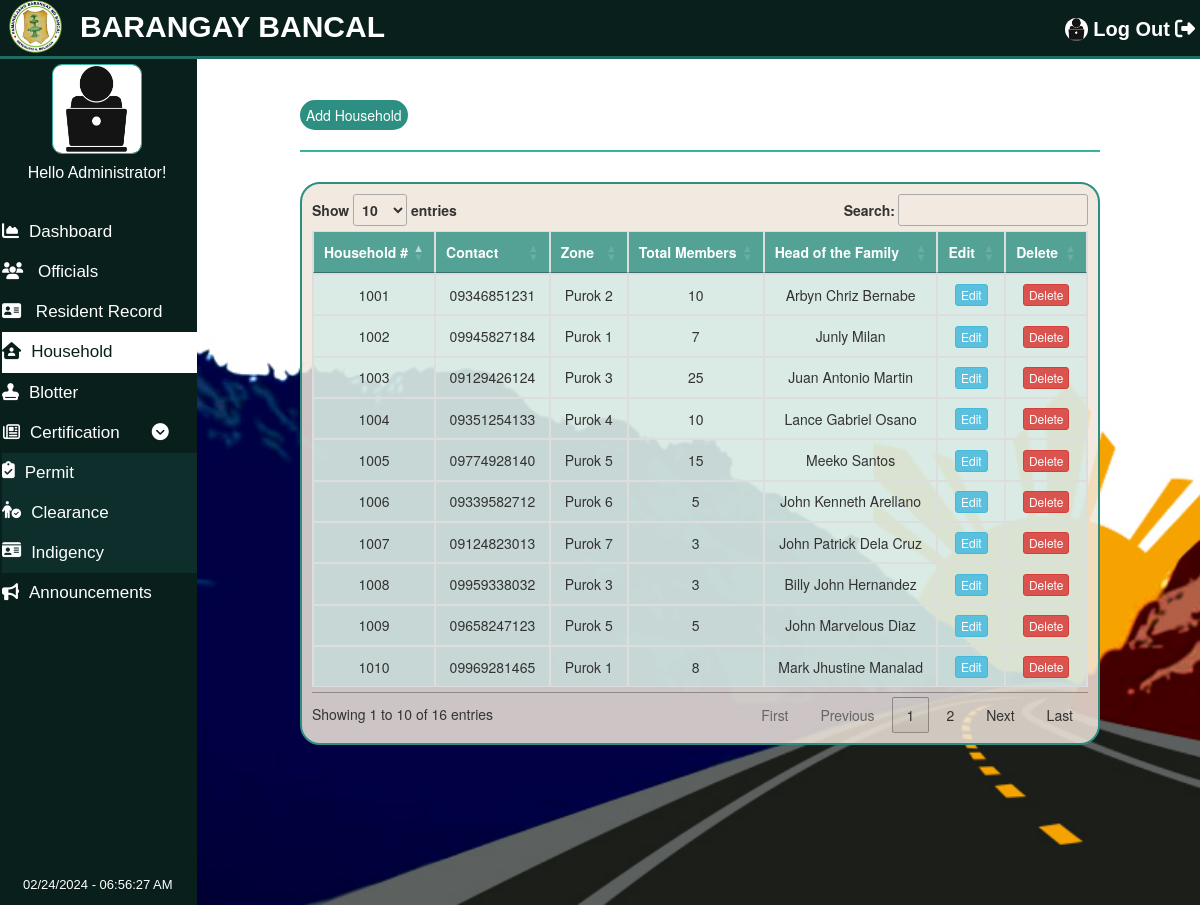
/pages/Household/Household.php (signed in), run on the app's committed database.
### tables this page shows
CREATE TABLE `tblhouseholds` (
  `id` int(11) NOT NULL,
  `household` int(100) NOT NULL,
  `contact` varchar(100) NOT NULL,
  `zone` varchar(100) NOT NULL,
  `totalm` int(100) NOT NULL,
  `head` varchar(100) NOT NULL
);

### pages/Household/Household.php (the view, shortened to what this page needs)
<?php
include "config.php";
if(empty($_SESSION['adminid']))
{
    header('Location:../LoginPage/LoginPage.php');
}
else
{
?>
<!DOCTYPE html>
<html lang="en">
<head>
    <link rel="stylesheet" href="../../css/Household.css">
    <link rel="stylesheet" href="https://cdnjs.cloudflare.com/ajax/libs/font-awesome/6.2.0/css/all.min.css">
    <link rel="stylesheet" href="https://cdnjs.cloudflare.com/ajax/libs/twitter-bootstrap/3.3.7/css/bootstrap.min.css" />
    <link rel="stylesheet" href="https://cdn.datatables.net/1.12.1/css/jquery.dataTables.min.css" />
</head>
<body>
<div id="navbar" class="navbar-font">
      <a href="../logout_admin.php" id="admin-nav"  ><img src="../../images/admin.png" alt="default profile" id="navbar-pic" >Log Out<i class="fa-solid fa-right-from-bracket" style="margin-left: 5px;"></i></a>
      <a href="../Dashboard/Dashboard.php">
    <img src="../../images/bmsLogo.png" alt="bmsLogo" id="bmsLogo" class="w3-bar-item">
        <h4 id="name">BARANGAY BANCAL </h4> </a>
    </div>
    <div id="sidebar" class="sidebar-font">
    <img src="../../images/admin.png" alt="default profile" id="sidebar-pic" >
        <h4 id="hello">Hello Administrator!</h4>
        <a href="../Dashboard/Dashboard.php" class="dashboard"><i class="fa-solid fa-chart-area"></i>Dashboard</a>
        <a href="../Officials/Officials.php" class="officials "><i class="fa-solid fa-users"></i> Officials</a>
        <a href="../Residentrecord/Residentrecord.php" class="residentrecord"><i class="fa fa-address-card"></i>    Resident Record</a>
        <a href="../Household/Household.php" class="household active"><i class="fa-solid fa-house-user"></i>Household</a>
        <a href="../Blotter/Blotter.php" class="blotter "><i class="fa-solid fa-stamp"></i>Blotter</a>
        <button class="certs"><i class="fa-regular fa-newspaper"></i>Certification<i class="fa-solid fa-circle-chevron-down" style="margin-left: 32px;"></i></button>
        <div id="certs">
        <a href="../Certificates/Certificates.php" class="certs"><i class="fa-solid fa-clipboard-check"></i>Permit</a>
        <a href="../Clearance/Clearance.php" class="certs"><i class="fa-solid fa-person-circle-check"></i>Clearance</a>
        <a href="../Indigency/Indigency.php" class="certs"><i class="fa-solid fa-id-card"></i>Indigency</a>
        </div>
        <a href="../Announcement/Announcement.php" class="announcement"><i class="fa-solid fa-bullhorn"></i>Announcements</a>
        <span id='ct7'  style="color: white;
                               font-size: 13px;
                               position:fixed;
                               bottom:10px;
                               left: 23px;
                               "></span>
    </div>
    <div class="main">
        <button type="submit" id="btn-submit" onclick="openForm()">Add Household</button>
        <hr style="border: 1px solid #37B3A3;">
    <br/>
    <div class="table-responsive text-nowrap" id="table">
    <table id="example" class="table table-bordered table-hover" style="width:100%">
            <thead>
              <th width="70px" class="text-center">Household #</th>
              <th width="140px" class="text-center">Contact</th>
              <th width="100px" class="text-center">Zone</th>
              <th width="100px" class="text-center">Total Members</th>
              <th width="200px" class="text-center">Head of the Family</th>
              <th width="60px"class="text-center">Edit</th>
              <th width="60px"class="text-center">Delete</th>
            </thead>
            <tbody>
            <?php
                $sql = "SELECT * FROM `tblhouseholds`";
                $result = mysqli_query($conn, $sql);
                while ($row = mysqli_fetch_assoc($result)) {
                  ?>
                  <tr class="text-center">
                    <td><?php echo $row['household'] ?></td>
                    <td><?php echo $row['contact'] ?></td>
                    <td><?php echo $row['zone'] ?></td>
                    <td><?php echo $row['totalm'] ?></td>
                    <td><?php echo $row['head'] ?></td>
                    <td>
                    <form action="edit.php" method="post">
                    <input type="submit" class='btn btn-info btn-xs btn-update' name="edit" value="Edit">
                    </td>
                   <form action="delete.php" method="post">
                    <td>
                    <input type="submit" class='btn btn-danger btn-xs btn-delete' name="delete" value="Delete">
                    </td>
                    </form>
                </tr>
                <?php
                }
              ?>
            </tbody>
          </table>
          </div>
    </div>
</body>
</html>
<?php
}
?>

### css/Household.css (style rules this page uses)
body { height: 100%; width: 100%; background-image: url("../images/009.jpg"); background-size: cover; background-repeat: no-repeat; background-attachment: fixed; overflow: hidden; }
#sidebar { background-color: #091f1c; margin: 0; width: 200px; position: fixed; top: 59px; left: -3px; height: 100%; overflow: auto; z-index: 1; }
.navbar-font { font-family: "Century Gothic", CenturyGothic, AppleGothic, sans-serif; font-size: 20px; }
.sidebar-font { font-family: "Century Gothic", CenturyGothic, AppleGothic, sans-serif; font-size: 10px; }
#navbar { max-width: 100%; border-bottom: 3px solid #206a60; position: fixed; left: 0; width: 100%; height: 59px; text-align: right; background-color:#091f1c; top: 0; z-index: 1; }
#name { position: fixed; top: 0px; left: 80px; font-size: 30px; font-weight: 800; color: white; }
#admin-nav { position: relative; top: 15px; right: 5px; font-weight: 800; text-decoration: none; color: white; }
#bmsLogo { height: 55px; width: 55px; position: fixed; top: -1px; left: 8px; }
#sidebar a { text-decoration: none; color: white; display: block; font-size: 17px; margin-left: 5px; padding-top: 8px; padding-bottom: 8px; }
#sidebar i { margin-right: 10px; }
#sidebar a.active { background-color: white; color:#091f1c; }
#hello { text-align: center; font-size: 16px; font-weight: 200; color: white; margin-bottom: 30px; }
.certs { background-color: #091f1c; color: white; border: none; font-size: 17px; height: 40px; width: 100%; text-align: left; }
#certs a { background-color: #0d2e2a; display: flex; }
body { display: grid; grid-template-columns: 200px 1fr; grid-template-areas: "header header" "sidebar main" "sidebar footer"; }
.main { grid-area: main; padding: 100px; overflow-x: auto; }
#btn-submit { height: 30px; border-radius: 20px; background-color: #2C8F82; border: none; color: white; }
#table { position: relative; top: -60px; border: 2px solid #2C8F82; padding: 10px; background-color: rgba(240, 231, 220,0.85); border-radius: 20px; }
#table thead { background-color: rgba(44, 143, 130,0.8); color: white; }
#table td { background-color: rgba(195, 236, 231,0.5); }
#sidebar-pic { display: block; margin-left: auto; margin-right: auto; margin-top: 5px; width: 90px; height: 90px; border: 1px solid #37B3A3 ; border-radius: 10px ; }
#navbar-pic { width: 23px; height: 23px; border-radius: 75px; margin-right: 5px; margin-bottom: 3px; }
@media only screen and (min-width: 768px) { body { zoom: 80%; } }
@media only screen and (min-width: 1080px) { body { zoom: 125%; } }
@media only screen and (min-width: 990px) { body { zoom: 100%; } }

### data on the page
tblhouseholds: household "1001", contact "09346851231", zone "Purok 2", totalm "10", head "Arbyn Chriz Bernabe"
tblhouseholds: household "1002", contact "09945827184", zone "Purok 1", totalm "7", head "Junly Milan"
tblhouseholds: household "1003", contact "09129426124", zone "Purok 3", totalm "25", head "Juan Antonio Martin"
tblhouseholds: household "1004", contact "09351254133", zone "Purok 4", totalm "10", head "Lance Gabriel Osano"
tblhouseholds: household "1005", contact "09774928140", zone "Purok 5", totalm "15", head "Meeko Santos"
tblhouseholds: household "1006", contact "09339582712", zone "Purok 6", totalm "5", head "John Kenneth Arellano"
tblhouseholds: household "1007", contact "09124823013", zone "Purok 7", totalm "3", head "John Patrick Dela Cruz"
tblhouseholds: household "1008", contact "09959338032", zone "Purok 3", totalm "3", head "Billy John Hernandez"
tblhouseholds: household "1009", contact "09658247123", zone "Purok 5", totalm "5", head "John Marvelous Diaz"
tblhouseholds: household "1010", contact "09969281465", zone "Purok 1", totalm "8", head "Mark Jhustine Manalad"
